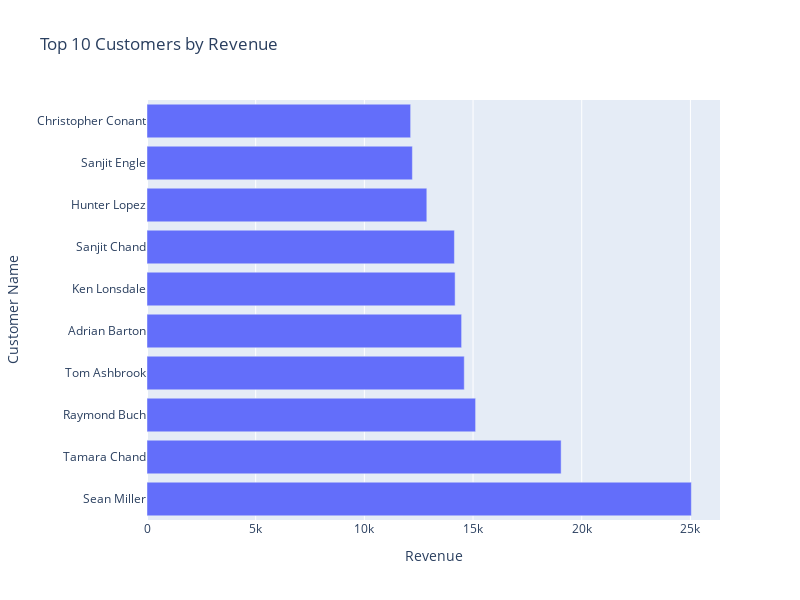

Source (notebook cell):
### Code cell
import plotly.graph_objects as go
top_10_customers = customer_revenue[:10]

# Create the horizontal bar chart
fig = go.Figure(data=go.Bar(
    x=top_10_customers.values,
    y=top_10_customers.index,
    orientation='h'
))

# Customize the layout
fig.update_layout(
    title='Top 10 Customers by Revenue',
    xaxis_title='Revenue',
    yaxis_title='Customer Name',
    width=800,
    height=600,
)

# Display the figure
fig.show()

### Figure 1 — Plotly figure (JSON) as saved in the notebook; plotly's stock layout.template omitted (floating-point values rounded to 4 significant figures)
{"data": [{"orientation": "h", "type": "bar", "x": [25040.0, 19050.0, 15120.0, 14600.0, 14470.0, 14180.0, 14140.0, 12870.0, 12210.0, 12130.0], "y": ["Sean Miller", "Tamara Chand", "Raymond Buch", "Tom Ashbrook", "Adrian Barton", "Ken Lonsdale", "Sanjit Chand", "Hunter Lopez", "Sanjit Engle", "Christopher Conant"]}], "layout": {"height": 600, "title": {"text": "Top 10 Customers by Revenue"}, "width": 800, "xaxis": {"title": {"text": "Revenue"}}, "yaxis": {"title": {"text": "Customer Name"}}}}
